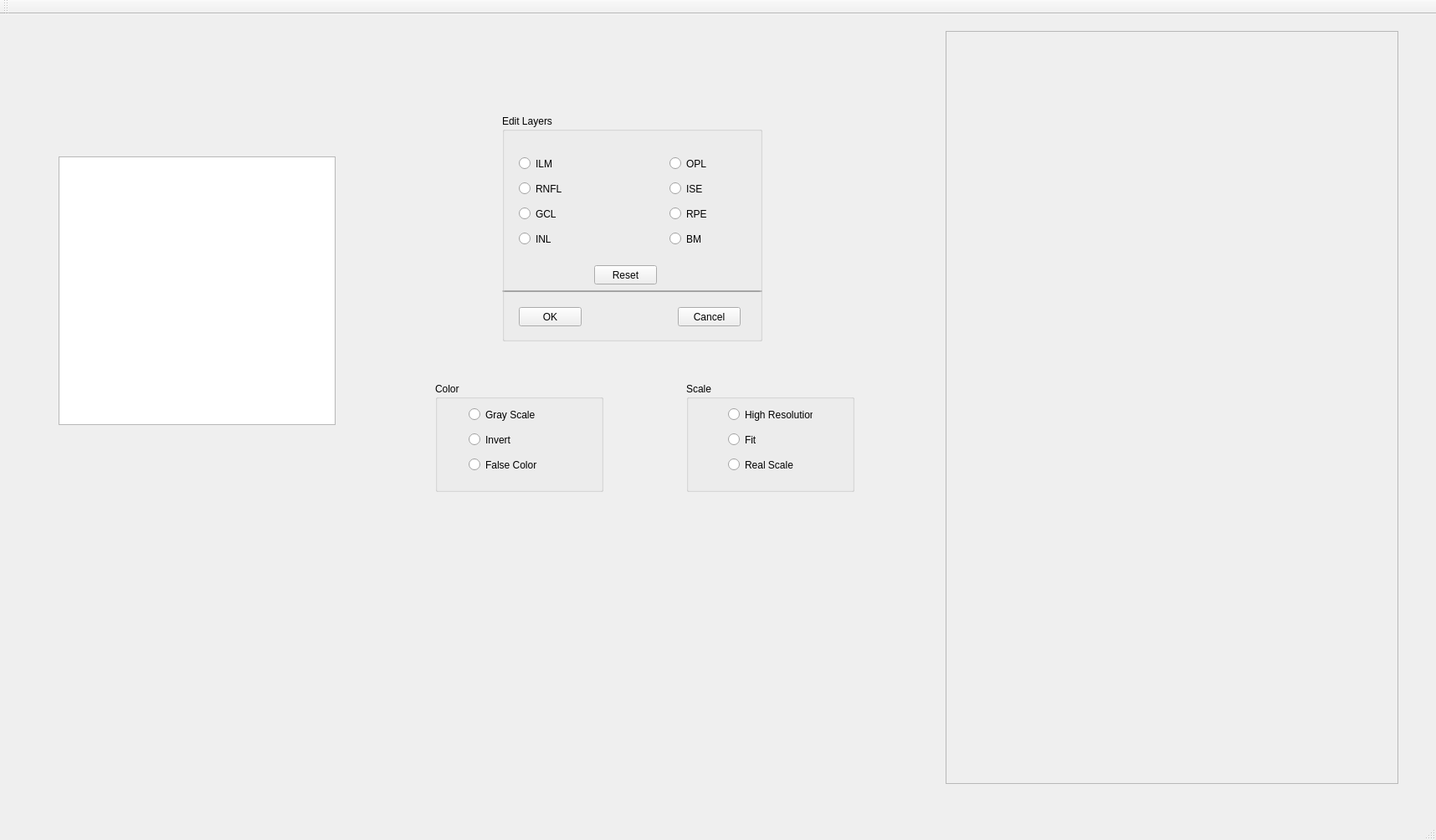
<?xml version="1.0" encoding="UTF-8"?>
<ui version="4.0">
 <class>mouseEventsQtClass</class>
 <widget class="QMainWindow" name="mouseEventsQtClass">
  <property name="geometry">
   <rect>
    <x>0</x>
    <y>0</y>
    <width>1716</width>
    <height>1004</height>
   </rect>
  </property>
  <property name="windowTitle">
   <string>mouseEventsQt</string>
  </property>
  <widget class="QWidget" name="centralWidget">
   <widget class="QGraphicsView" name="graphicsView">
    <property name="geometry">
     <rect>
      <x>70</x>
      <y>170</y>
      <width>331</width>
      <height>321</height>
     </rect>
    </property>
    <property name="verticalScrollBarPolicy">
     <enum>Qt::ScrollBarAlwaysOff</enum>
    </property>
    <property name="horizontalScrollBarPolicy">
     <enum>Qt::ScrollBarAlwaysOff</enum>
    </property>
   </widget>
   <widget class="QScrollArea" name="scrollArea">
    <property name="geometry">
     <rect>
      <x>1130</x>
      <y>20</y>
      <width>541</width>
      <height>900</height>
     </rect>
    </property>
    <property name="verticalScrollBarPolicy">
     <enum>Qt::ScrollBarAlwaysOff</enum>
    </property>
    <property name="horizontalScrollBarPolicy">
     <enum>Qt::ScrollBarAlwaysOff</enum>
    </property>
    <property name="widgetResizable">
     <bool>true</bool>
    </property>
    <widget class="QWidget" name="scrollAreaWidgetContents">
     <property name="geometry">
      <rect>
       <x>0</x>
       <y>0</y>
       <width>539</width>
       <height>898</height>
      </rect>
     </property>
    </widget>
   </widget>
   <widget class="QGroupBox" name="groupBox">
    <property name="geometry">
     <rect>
      <x>520</x>
      <y>440</y>
      <width>201</width>
      <height>131</height>
     </rect>
    </property>
    <property name="title">
     <string>Color</string>
    </property>
    <widget class="QRadioButton" name="radioButton">
     <property name="geometry">
      <rect>
       <x>40</x>
       <y>30</y>
       <width>82</width>
       <height>17</height>
      </rect>
     </property>
     <property name="text">
      <string>Gray Scale</string>
     </property>
    </widget>
    <widget class="QRadioButton" name="radioButton_2">
     <property name="geometry">
      <rect>
       <x>40</x>
       <y>60</y>
       <width>82</width>
       <height>17</height>
      </rect>
     </property>
     <property name="text">
      <string>Invert</string>
     </property>
    </widget>
    <widget class="QRadioButton" name="radioButton_3">
     <property name="geometry">
      <rect>
       <x>40</x>
       <y>90</y>
       <width>82</width>
       <height>17</height>
      </rect>
     </property>
     <property name="text">
      <string>False Color</string>
     </property>
    </widget>
   </widget>
   <widget class="QGroupBox" name="groupBox_2">
    <property name="geometry">
     <rect>
      <x>820</x>
      <y>440</y>
      <width>201</width>
      <height>131</height>
     </rect>
    </property>
    <property name="title">
     <string>Scale</string>
    </property>
    <widget class="QRadioButton" name="radioButton_4">
     <property name="geometry">
      <rect>
       <x>50</x>
       <y>30</y>
       <width>101</width>
       <height>17</height>
      </rect>
     </property>
     <property name="text">
      <string>High Resolution</string>
     </property>
    </widget>
    <widget class="QRadioButton" name="radioButton_5">
     <property name="geometry">
      <rect>
       <x>50</x>
       <y>60</y>
       <width>82</width>
       <height>17</height>
      </rect>
     </property>
     <property name="text">
      <string>Fit</string>
     </property>
    </widget>
    <widget class="QRadioButton" name="radioButton_6">
     <property name="geometry">
      <rect>
       <x>50</x>
       <y>90</y>
       <width>82</width>
       <height>17</height>
      </rect>
     </property>
     <property name="text">
      <string>Real Scale</string>
     </property>
    </widget>
   </widget>
   <widget class="QGroupBox" name="groupBox_3">
    <property name="geometry">
     <rect>
      <x>600</x>
      <y>120</y>
      <width>311</width>
      <height>271</height>
     </rect>
    </property>
    <property name="title">
     <string>Edit Layers</string>
    </property>
    <widget class="QRadioButton" name="radioButton_7">
     <property name="geometry">
      <rect>
       <x>20</x>
       <y>50</y>
       <width>82</width>
       <height>17</height>
      </rect>
     </property>
     <property name="text">
      <string>ILM</string>
     </property>
    </widget>
    <widget class="QRadioButton" name="radioButton_8">
     <property name="geometry">
      <rect>
       <x>20</x>
       <y>80</y>
       <width>82</width>
       <height>17</height>
      </rect>
     </property>
     <property name="text">
      <string>RNFL</string>
     </property>
    </widget>
    <widget class="QRadioButton" name="radioButton_9">
     <property name="geometry">
      <rect>
       <x>20</x>
       <y>110</y>
       <width>82</width>
       <height>17</height>
      </rect>
     </property>
     <property name="text">
      <string>GCL</string>
     </property>
    </widget>
    <widget class="QRadioButton" name="radioButton_10">
     <property name="geometry">
      <rect>
       <x>20</x>
       <y>140</y>
       <width>82</width>
       <height>17</height>
      </rect>
     </property>
     <property name="text">
      <string>INL</string>
     </property>
    </widget>
    <widget class="QRadioButton" name="radioButton_11">
     <property name="geometry">
      <rect>
       <x>200</x>
       <y>50</y>
       <width>82</width>
       <height>17</height>
      </rect>
     </property>
     <property name="text">
      <string>OPL</string>
     </property>
    </widget>
    <widget class="QRadioButton" name="radioButton_12">
     <property name="geometry">
      <rect>
       <x>200</x>
       <y>80</y>
       <width>82</width>
       <height>17</height>
      </rect>
     </property>
     <property name="text">
      <string>ISE</string>
     </property>
    </widget>
    <widget class="QRadioButton" name="radioButton_13">
     <property name="geometry">
      <rect>
       <x>200</x>
       <y>110</y>
       <width>82</width>
       <height>17</height>
      </rect>
     </property>
     <property name="text">
      <string>RPE</string>
     </property>
    </widget>
    <widget class="QRadioButton" name="radioButton_14">
     <property name="geometry">
      <rect>
       <x>200</x>
       <y>140</y>
       <width>82</width>
       <height>17</height>
      </rect>
     </property>
     <property name="text">
      <string>BM</string>
     </property>
    </widget>
    <widget class="QPushButton" name="pushButton">
     <property name="geometry">
      <rect>
       <x>110</x>
       <y>180</y>
       <width>75</width>
       <height>23</height>
      </rect>
     </property>
     <property name="text">
      <string>Reset</string>
     </property>
    </widget>
    <widget class="QLineEdit" name="lineEdit">
     <property name="geometry">
      <rect>
       <x>0</x>
       <y>210</y>
       <width>311</width>
       <height>2</height>
      </rect>
     </property>
     <property name="text">
      <string/>
     </property>
    </widget>
    <widget class="QPushButton" name="pushButton_2">
     <property name="geometry">
      <rect>
       <x>20</x>
       <y>230</y>
       <width>75</width>
       <height>23</height>
      </rect>
     </property>
     <property name="text">
      <string>OK</string>
     </property>
    </widget>
    <widget class="QPushButton" name="pushButton_3">
     <property name="geometry">
      <rect>
       <x>210</x>
       <y>230</y>
       <width>75</width>
       <height>23</height>
      </rect>
     </property>
     <property name="text">
      <string>Cancel</string>
     </property>
    </widget>
   </widget>
  </widget>
  <widget class="QToolBar" name="mainToolBar">
   <attribute name="toolBarArea">
    <enum>TopToolBarArea</enum>
   </attribute>
   <attribute name="toolBarBreak">
    <bool>false</bool>
   </attribute>
  </widget>
  <widget class="QStatusBar" name="statusBar"/>
 </widget>
 <layoutdefault spacing="6" margin="11"/>
 <resources>
  <include location="mouseEventsQt.qrc"/>
 </resources>
 <connections/>
</ui>
